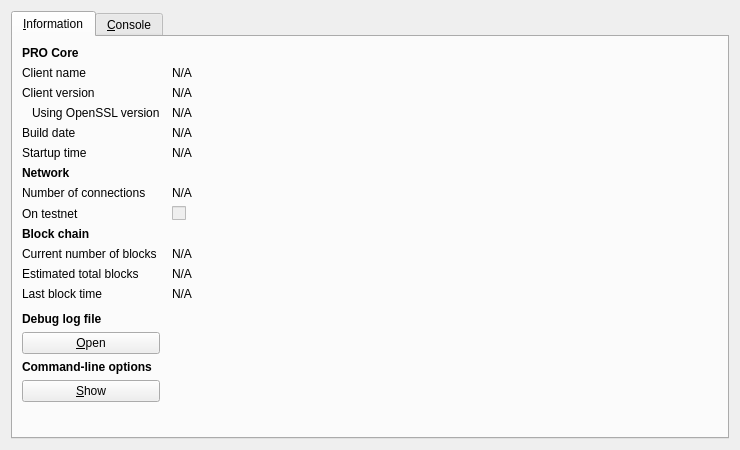
<?xml version="1.0" encoding="UTF-8"?>
<ui version="4.0">
 <class>RPCConsole</class>
 <widget class="QDialog" name="RPCConsole">
  <property name="geometry">
   <rect>
    <x>0</x>
    <y>0</y>
    <width>740</width>
    <height>450</height>
   </rect>
  </property>
  <property name="windowTitle">
   <string>PRO - Debug window</string>
  </property>
  <layout class="QVBoxLayout" name="verticalLayout_2">
   <item>
    <widget class="QTabWidget" name="tabWidget">
     <property name="currentIndex">
      <number>0</number>
     </property>
     <widget class="QWidget" name="tab_info">
      <attribute name="title">
       <string>&amp;Information</string>
      </attribute>
      <layout class="QGridLayout" name="gridLayout" columnstretch="0,1">
       <property name="horizontalSpacing">
        <number>12</number>
       </property>
       <item row="0" column="0">
        <widget class="QLabel" name="label_9">
         <property name="font">
          <font>
           <weight>75</weight>
           <bold>true</bold>
          </font>
         </property>
         <property name="text">
          <string>PRO Core</string>
         </property>
        </widget>
       </item>
       <item row="1" column="0">
        <widget class="QLabel" name="label_5">
         <property name="text">
          <string>Client name</string>
         </property>
        </widget>
       </item>
       <item row="1" column="1">
        <widget class="QLabel" name="clientName">
         <property name="cursor">
          <cursorShape>IBeamCursor</cursorShape>
         </property>
         <property name="text">
          <string>N/A</string>
         </property>
         <property name="textFormat">
          <enum>Qt::PlainText</enum>
         </property>
         <property name="textInteractionFlags">
          <set>Qt::LinksAccessibleByMouse|Qt::TextSelectableByKeyboard|Qt::TextSelectableByMouse</set>
         </property>
        </widget>
       </item>
       <item row="2" column="0">
        <widget class="QLabel" name="label_6">
         <property name="text">
          <string>Client version</string>
         </property>
        </widget>
       </item>
       <item row="2" column="1">
        <widget class="QLabel" name="clientVersion">
         <property name="cursor">
          <cursorShape>IBeamCursor</cursorShape>
         </property>
         <property name="text">
          <string>N/A</string>
         </property>
         <property name="textFormat">
          <enum>Qt::PlainText</enum>
         </property>
         <property name="textInteractionFlags">
          <set>Qt::LinksAccessibleByMouse|Qt::TextSelectableByKeyboard|Qt::TextSelectableByMouse</set>
         </property>
        </widget>
       </item>
       <item row="3" column="0">
        <widget class="QLabel" name="label_14">
         <property name="text">
          <string>Using OpenSSL version</string>
         </property>
         <property name="indent">
          <number>10</number>
         </property>
        </widget>
       </item>
       <item row="3" column="1">
        <widget class="QLabel" name="openSSLVersion">
         <property name="cursor">
          <cursorShape>IBeamCursor</cursorShape>
         </property>
         <property name="text">
          <string>N/A</string>
         </property>
         <property name="textFormat">
          <enum>Qt::PlainText</enum>
         </property>
         <property name="textInteractionFlags">
          <set>Qt::LinksAccessibleByMouse|Qt::TextSelectableByKeyboard|Qt::TextSelectableByMouse</set>
         </property>
        </widget>
       </item>
       <item row="4" column="0">
        <widget class="QLabel" name="label_12">
         <property name="text">
          <string>Build date</string>
         </property>
        </widget>
       </item>
       <item row="4" column="1">
        <widget class="QLabel" name="buildDate">
         <property name="cursor">
          <cursorShape>IBeamCursor</cursorShape>
         </property>
         <property name="text">
          <string>N/A</string>
         </property>
         <property name="textFormat">
          <enum>Qt::PlainText</enum>
         </property>
         <property name="textInteractionFlags">
          <set>Qt::LinksAccessibleByMouse|Qt::TextSelectableByKeyboard|Qt::TextSelectableByMouse</set>
         </property>
        </widget>
       </item>
       <item row="5" column="0">
        <widget class="QLabel" name="label_13">
         <property name="text">
          <string>Startup time</string>
         </property>
        </widget>
       </item>
       <item row="5" column="1">
        <widget class="QLabel" name="startupTime">
         <property name="cursor">
          <cursorShape>IBeamCursor</cursorShape>
         </property>
         <property name="text">
          <string>N/A</string>
         </property>
         <property name="textFormat">
          <enum>Qt::PlainText</enum>
         </property>
         <property name="textInteractionFlags">
          <set>Qt::LinksAccessibleByMouse|Qt::TextSelectableByKeyboard|Qt::TextSelectableByMouse</set>
         </property>
        </widget>
       </item>
       <item row="6" column="0">
        <widget class="QLabel" name="label_11">
         <property name="font">
          <font>
           <weight>75</weight>
           <bold>true</bold>
          </font>
         </property>
         <property name="text">
          <string>Network</string>
         </property>
        </widget>
       </item>
       <item row="7" column="0">
        <widget class="QLabel" name="label_7">
         <property name="text">
          <string>Number of connections</string>
         </property>
        </widget>
       </item>
       <item row="7" column="1">
        <widget class="QLabel" name="numberOfConnections">
         <property name="cursor">
          <cursorShape>IBeamCursor</cursorShape>
         </property>
         <property name="text">
          <string>N/A</string>
         </property>
         <property name="textFormat">
          <enum>Qt::PlainText</enum>
         </property>
         <property name="textInteractionFlags">
          <set>Qt::LinksAccessibleByMouse|Qt::TextSelectableByKeyboard|Qt::TextSelectableByMouse</set>
         </property>
        </widget>
       </item>
       <item row="8" column="0">
        <widget class="QLabel" name="label_8">
         <property name="text">
          <string>On testnet</string>
         </property>
        </widget>
       </item>
       <item row="8" column="1">
        <widget class="QCheckBox" name="isTestNet">
         <property name="enabled">
          <bool>false</bool>
         </property>
         <property name="text">
          <string/>
         </property>
        </widget>
       </item>
       <item row="9" column="0">
        <widget class="QLabel" name="label_10">
         <property name="font">
          <font>
           <weight>75</weight>
           <bold>true</bold>
          </font>
         </property>
         <property name="text">
          <string>Block chain</string>
         </property>
        </widget>
       </item>
       <item row="10" column="0">
        <widget class="QLabel" name="label_3">
         <property name="text">
          <string>Current number of blocks</string>
         </property>
        </widget>
       </item>
       <item row="10" column="1">
        <widget class="QLabel" name="numberOfBlocks">
         <property name="cursor">
          <cursorShape>IBeamCursor</cursorShape>
         </property>
         <property name="text">
          <string>N/A</string>
         </property>
         <property name="textFormat">
          <enum>Qt::PlainText</enum>
         </property>
         <property name="textInteractionFlags">
          <set>Qt::LinksAccessibleByMouse|Qt::TextSelectableByKeyboard|Qt::TextSelectableByMouse</set>
         </property>
        </widget>
       </item>
       <item row="11" column="0">
        <widget class="QLabel" name="label_4">
         <property name="text">
          <string>Estimated total blocks</string>
         </property>
        </widget>
       </item>
       <item row="11" column="1">
        <widget class="QLabel" name="totalBlocks">
         <property name="cursor">
          <cursorShape>IBeamCursor</cursorShape>
         </property>
         <property name="text">
          <string>N/A</string>
         </property>
         <property name="textFormat">
          <enum>Qt::PlainText</enum>
         </property>
         <property name="textInteractionFlags">
          <set>Qt::LinksAccessibleByMouse|Qt::TextSelectableByKeyboard|Qt::TextSelectableByMouse</set>
         </property>
        </widget>
       </item>
       <item row="12" column="0">
        <widget class="QLabel" name="label_2">
         <property name="text">
          <string>Last block time</string>
         </property>
        </widget>
       </item>
       <item row="12" column="1">
        <widget class="QLabel" name="lastBlockTime">
         <property name="cursor">
          <cursorShape>IBeamCursor</cursorShape>
         </property>
         <property name="text">
          <string>N/A</string>
         </property>
         <property name="textFormat">
          <enum>Qt::PlainText</enum>
         </property>
         <property name="textInteractionFlags">
          <set>Qt::LinksAccessibleByMouse|Qt::TextSelectableByKeyboard|Qt::TextSelectableByMouse</set>
         </property>
        </widget>
       </item>
       <item row="13" column="0">
        <spacer name="verticalSpacer_2">
         <property name="orientation">
          <enum>Qt::Vertical</enum>
         </property>
         <property name="sizeHint" stdset="0">
          <size>
           <width>20</width>
           <height>20</height>
          </size>
         </property>
        </spacer>
       </item>
       <item row="14" column="0">
        <widget class="QLabel" name="labelDebugLogfile">
         <property name="font">
          <font>
           <weight>75</weight>
           <bold>true</bold>
          </font>
         </property>
         <property name="text">
          <string>Debug log file</string>
         </property>
        </widget>
       </item>
       <item row="15" column="0">
        <widget class="QPushButton" name="openDebugLogfileButton">
         <property name="toolTip">
          <string>Open the PRO debug log file from the current data directory. This can take a few seconds for large log files.</string>
         </property>
         <property name="text">
          <string>&amp;Open</string>
         </property>
         <property name="autoDefault">
          <bool>false</bool>
         </property>
        </widget>
       </item>
       <item row="16" column="0">
        <widget class="QLabel" name="labelCLOptions">
         <property name="font">
          <font>
           <weight>75</weight>
           <bold>true</bold>
          </font>
         </property>
         <property name="text">
          <string>Command-line options</string>
         </property>
        </widget>
       </item>
       <item row="17" column="0">
        <widget class="QPushButton" name="showCLOptionsButton">
         <property name="toolTip">
          <string>Show the PRO-Qt help message to get a list with possible PRO command-line options.</string>
         </property>
         <property name="text">
          <string>&amp;Show</string>
         </property>
         <property name="autoDefault">
          <bool>false</bool>
         </property>
        </widget>
       </item>
       <item row="18" column="0">
        <spacer name="verticalSpacer">
         <property name="orientation">
          <enum>Qt::Vertical</enum>
         </property>
         <property name="sizeHint" stdset="0">
          <size>
           <width>20</width>
           <height>40</height>
          </size>
         </property>
        </spacer>
       </item>
      </layout>
     </widget>
     <widget class="QWidget" name="tab_console">
      <attribute name="title">
       <string>&amp;Console</string>
      </attribute>
      <layout class="QVBoxLayout" name="verticalLayout_3">
       <property name="spacing">
        <number>3</number>
       </property>
       <item>
        <widget class="QTextEdit" name="messagesWidget">
         <property name="minimumSize">
          <size>
           <width>0</width>
           <height>100</height>
          </size>
         </property>
         <property name="readOnly">
          <bool>true</bool>
         </property>
         <property name="tabKeyNavigation" stdset="0">
          <bool>false</bool>
         </property>
         <property name="columnCount" stdset="0">
          <number>2</number>
         </property>
        </widget>
       </item>
       <item>
        <layout class="QHBoxLayout" name="horizontalLayout">
         <property name="spacing">
          <number>3</number>
         </property>
         <item>
          <widget class="QLabel" name="label">
           <property name="text">
            <string notr="true">&gt;</string>
           </property>
          </widget>
         </item>
         <item>
          <widget class="QLineEdit" name="lineEdit"/>
         </item>
         <item>
          <widget class="QPushButton" name="clearButton">
           <property name="maximumSize">
            <size>
             <width>24</width>
             <height>24</height>
            </size>
           </property>
           <property name="toolTip">
            <string>Clear console</string>
           </property>
           <property name="text">
            <string/>
           </property>
           <property name="icon">
            <iconset resource="../bitcoin.qrc">
             <normaloff>:/icons/remove</normaloff>:/icons/remove</iconset>
           </property>
           <property name="shortcut">
            <string notr="true">Ctrl+L</string>
           </property>
           <property name="autoDefault">
            <bool>false</bool>
           </property>
          </widget>
         </item>
        </layout>
       </item>
      </layout>
     </widget>
    </widget>
   </item>
  </layout>
 </widget>
 <resources>
  <include location="../bitcoin.qrc"/>
 </resources>
 <connections/>
</ui>
